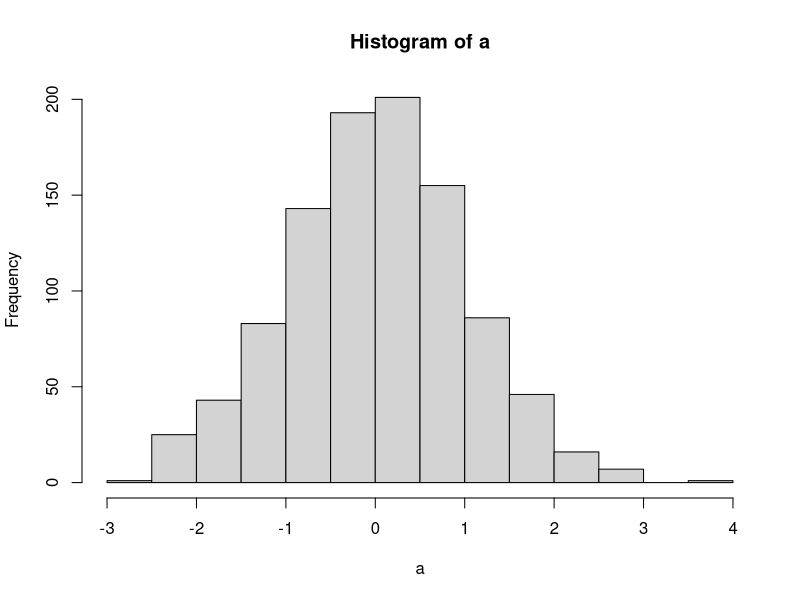
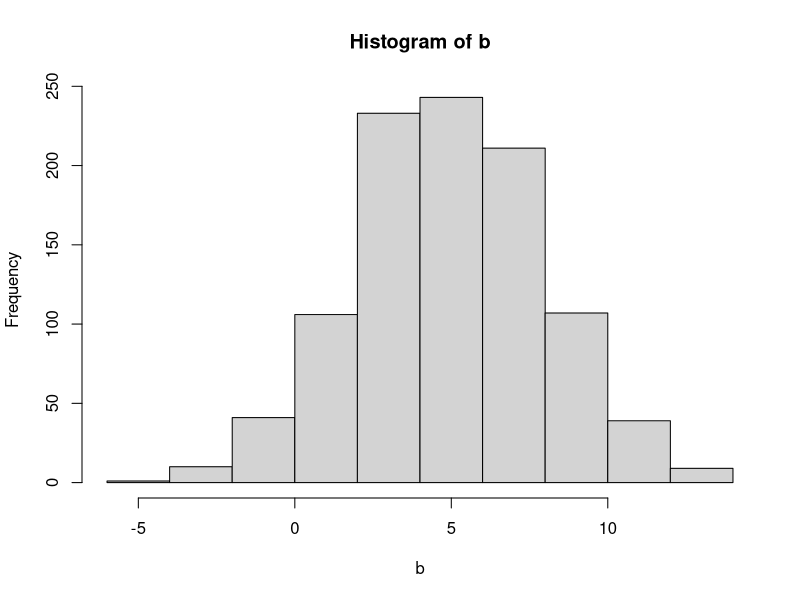
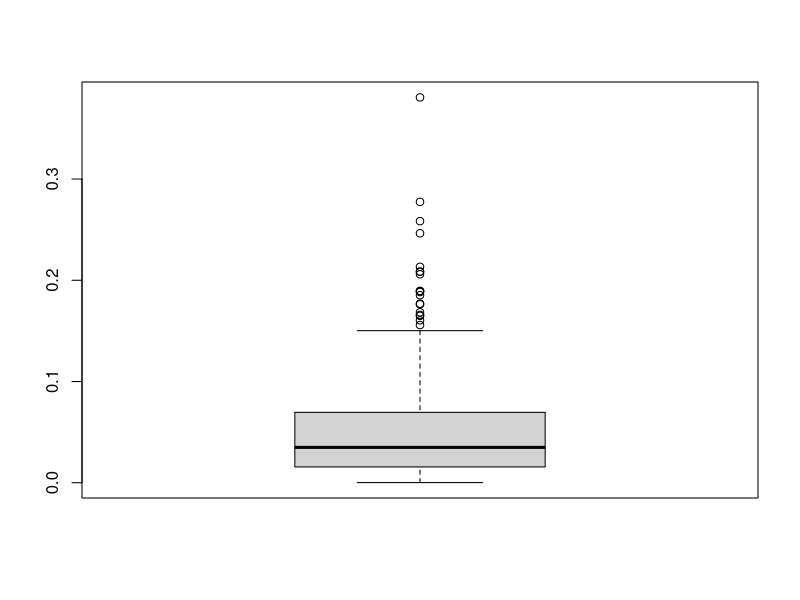

Here is the R script that generated these plots, in order:
#pregunta 1
a<- rnorm (n=1000)
hist(a)
b<- rnorm (n=1000, mean= 5, sd= 3)
hist(b)
#pregunta 2
c<-rexp (n=500, rate=20)
mean(c)
#la media de esta muestra es menor que el valor esperado de la distribucion
quantile (0.33)
boxplot (c)
#existen valores extremos, puesto que podemos ver que en el grafico se dibujan distintos puntos
